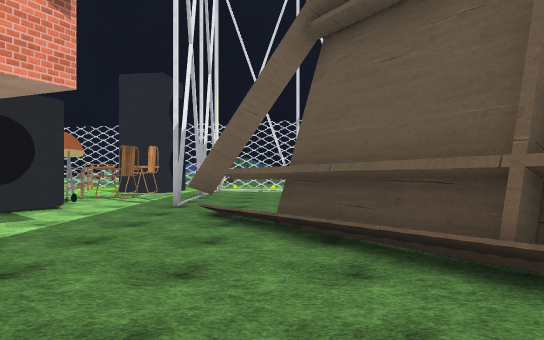
view 1 (above)

24 first-person views from a walk through a scene from a Unity 3-D project. The camera is 1.5 m above the floor, looks level and sees 70° across. The floor is counted in squares, 2 m on a side. Each view is taken from the middle of a square. On the plan, view 1 faces up. The plan holds only what a view shows up to about 12 squares ahead; the rest is blank. The place goes on beyond the plan. Some trees and plants on the terrain are drawn as simple stand-ins. Some surface patterns are stand-ins.

view 2
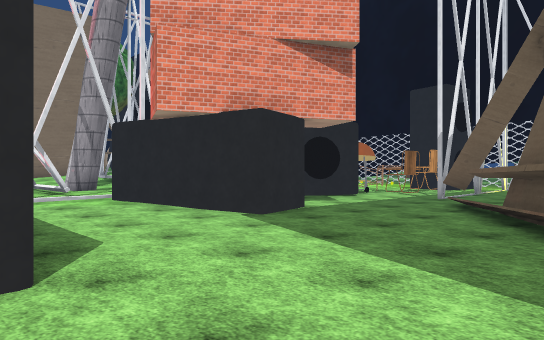

view 3
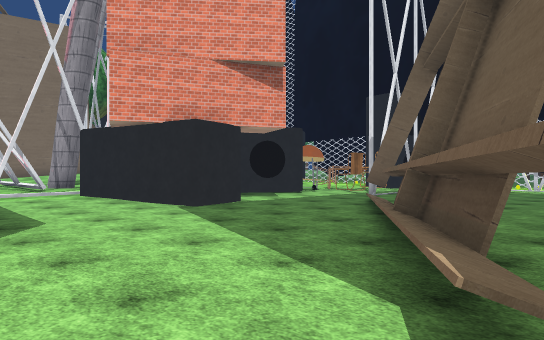

view 4
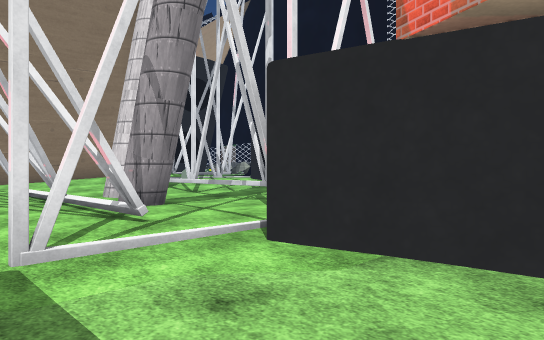

view 5
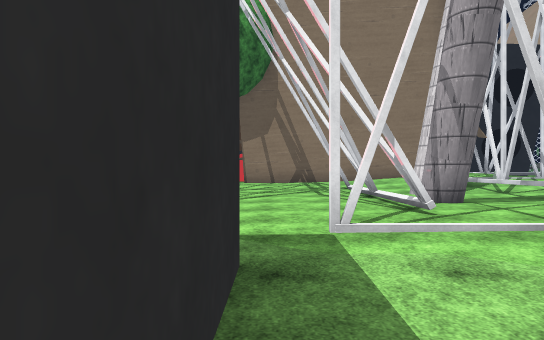

view 6
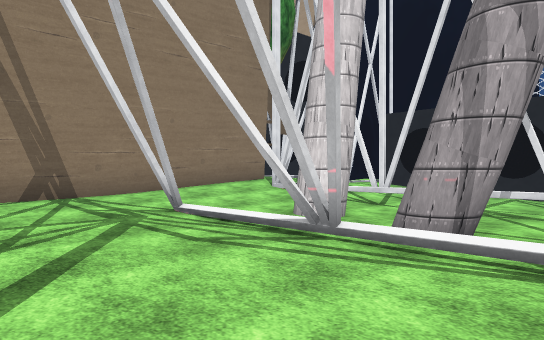

view 7
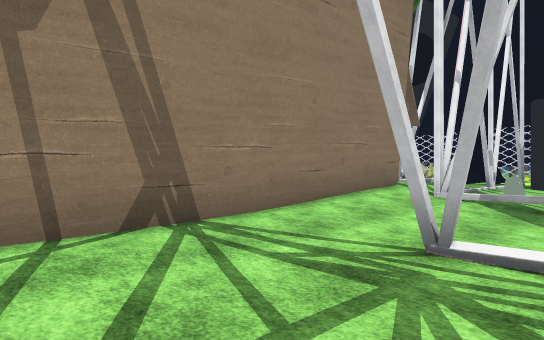

view 8
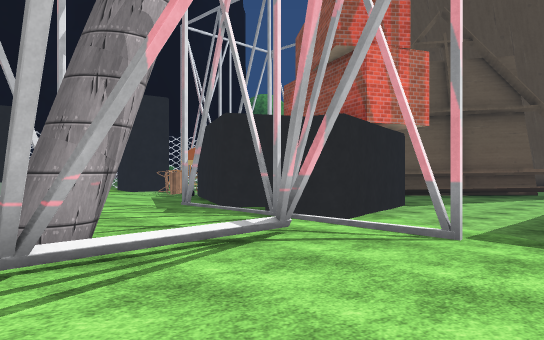

view 9
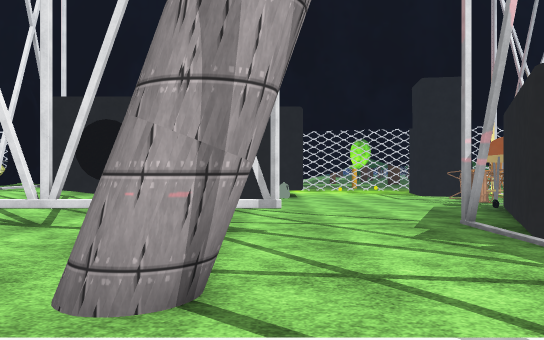

view 10
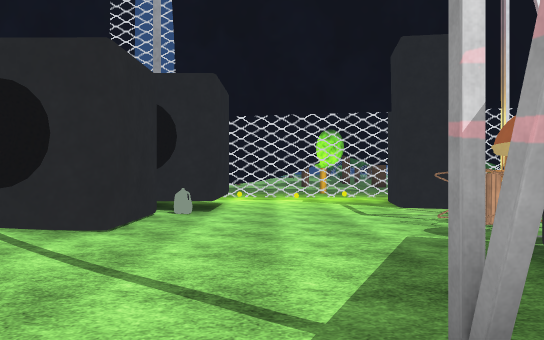

view 11
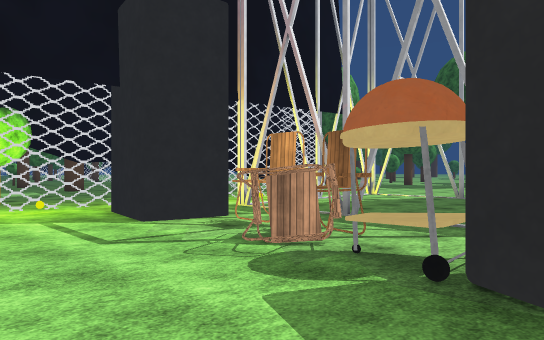

view 12
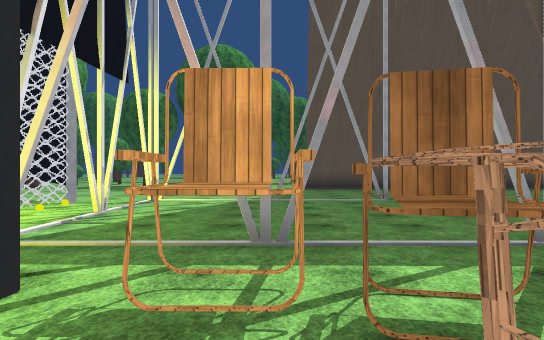

view 13
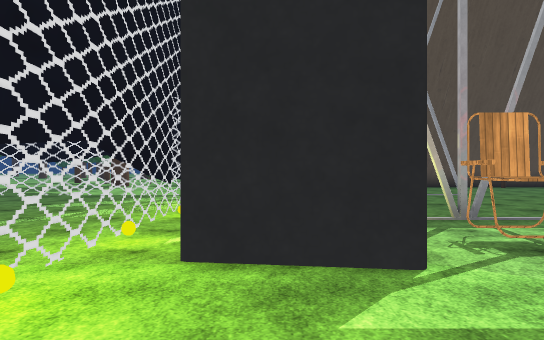

view 14
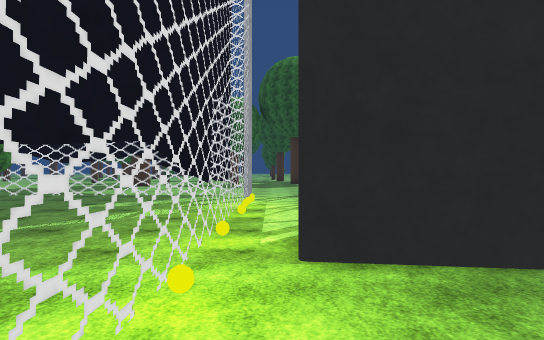

view 15
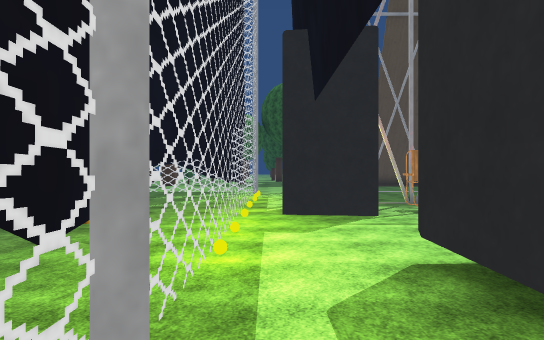

view 16
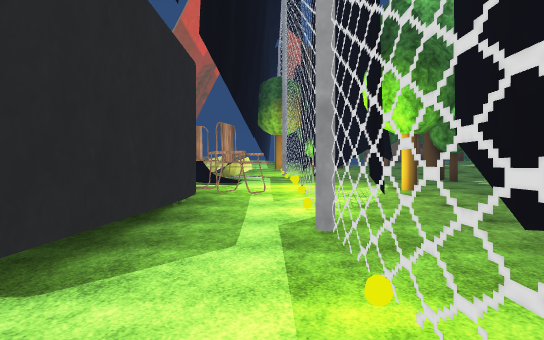

view 17
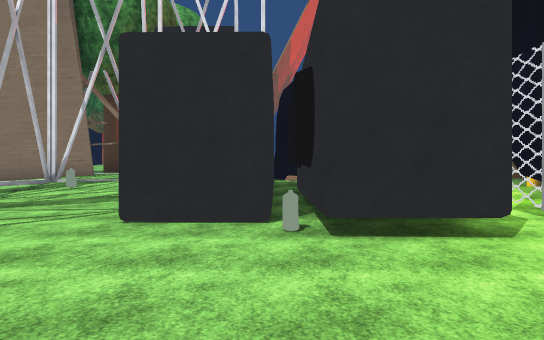

view 18
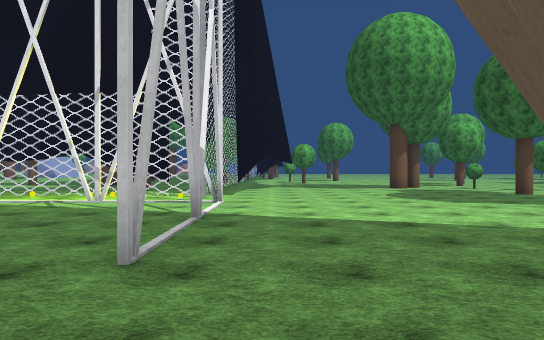

view 19
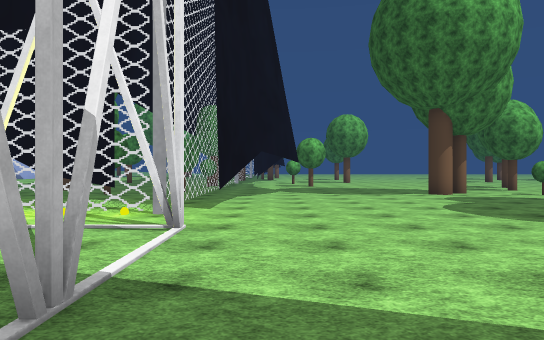

view 20
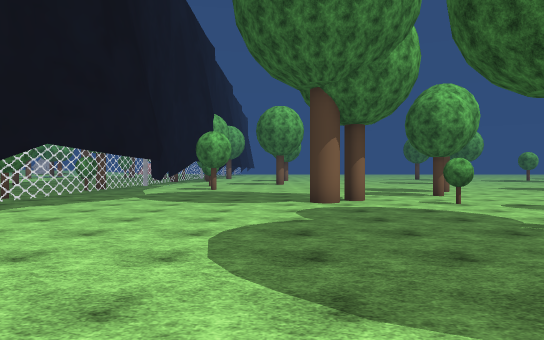

view 21
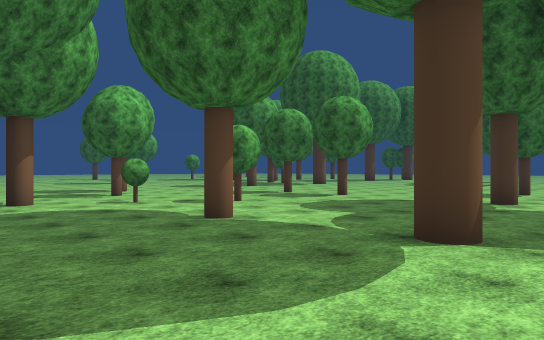

view 22
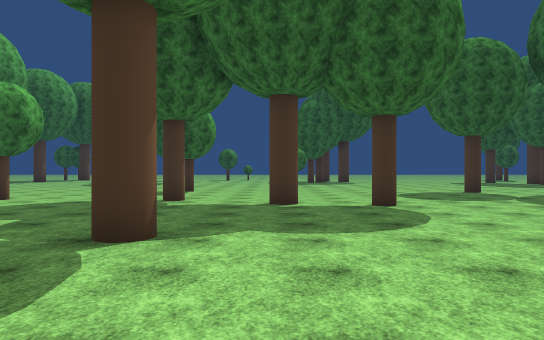

view 23
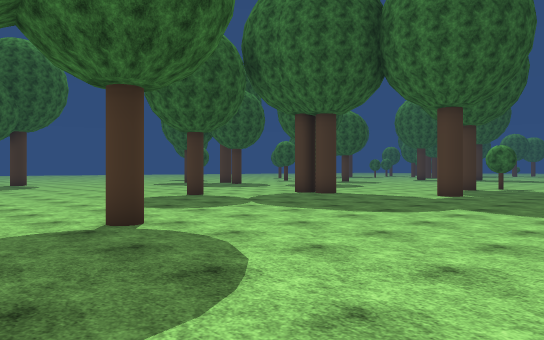

view 24
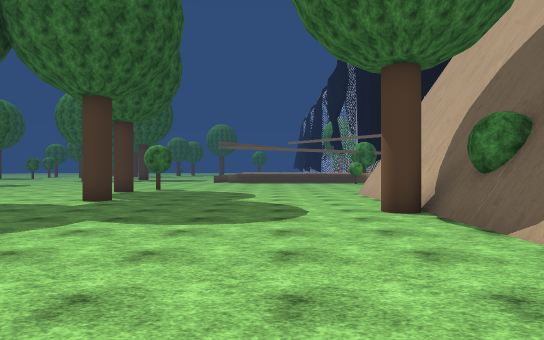

### Floor plan
Key: @ floor where view 1 was taken; # wall or solid block; x gap in a wall; . main floor; : floor 0.25 m higher than the main floor; + floor 0.5 m higher than the main floor; * floor 0.75 m higher than the main floor; % floor 1 m higher than the main floor; & floor 1.25 m higher than the main floor; / step, stairs or slope; = window, fence, low wall or low ledge; ^ raised ledge; C chair; T tree; O other object.
Columns run from 17 left of view 1 to 25 right of it. Each row starts with its distance up from view 1.
 24                     =.............
 23                    T=..........T..
 22                    T=.......T.....
 21                ..T..=......T..T....
 20  **            .....=...............
 19  **++    ... .......=...........T...T..
 18 #xT++:: ...T........=#.................
 17 #*###:#### ......###=#........T.......
 16 =====================...............
 15   C++::.....x...........................T
 14  *CC+/:.....#  #..#...........T.....T...
 13 O*C #####...##.........................
 12 OOO######....C.....................T...
 11 O#  ####.....C.#.....#..... ...........
 10  %   # #....CC............. ......T........
  9  %######....C.............   ..............
  8  #*//:::.:::#O.#.....#...  ................
  7  %///::::::###..#. ......  ...............
  6 &%=+:::::::###...^ ...    #..............
  5 #//====#::## ....^#....   #............T
  4 #///::::::##  #...^...    T............
  3 #//+#:::::## ##...##.     #T..........
  2 #*++::#:::####.....##     #..........TT
  1 #++#//#:#:/.........#     #......T..
  0 #++:::::::#......@..^#    #......T...
 -1 #++:::::::...........#    #..........
 -2  ++::::::  ######... .    x..........

Where each view was taken, in squares from view 1:
view 1: 0 up, 0 right, facing up
view 2: 2 down, 2 right, facing up-left
view 3: 2 down, 4 right, facing up-left
view 4: 1 down, 4 left, facing up-left
view 5: 1 down, 3 left, facing left
view 6: 2 down, 9 left, facing up-left
view 7: 2 down, 13 left, facing up-left
view 8: 2 down, 12 left, facing up-right
view 9: 0 up, 10 left, facing up
view 10: 4 up, 8 left, facing up
view 11: 7 up, 8 left, facing up-right
view 12: 11 up, 6 left, facing right
view 13: 14 up, 8 left, facing right
view 14: 15 up, 8 left, facing right
view 15: 15 up, 13 left, facing right
view 16: 15 up, 7 left, facing left
view 17: 11 up, 5 left, facing left
view 18: 5 up, 5 right, facing up
view 19: 9 up, 5 right, facing up
view 20: 12 up, 9 right, facing up
view 21: 12 up, 9 right, facing up-right
view 22: 12 up, 9 right, facing right
view 23: 12 up, 12 right, facing down-right
view 24: 10 up, 12 right, facing down
